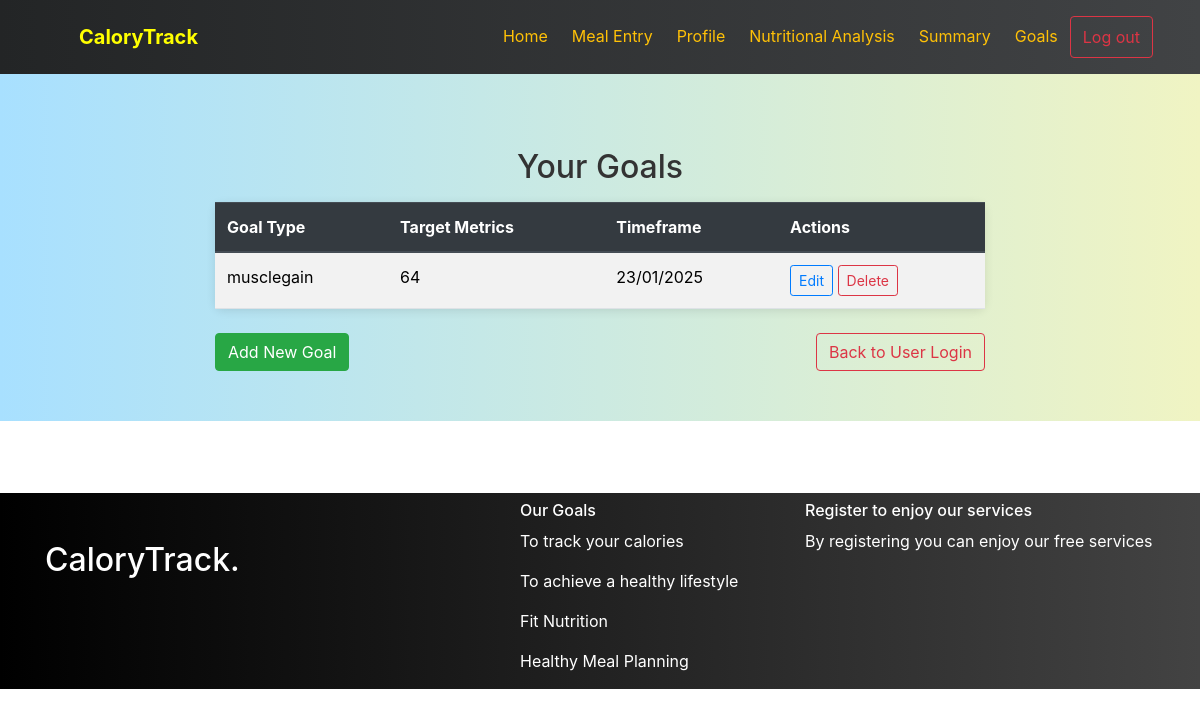
Page /goals/ (signed in) on the committed database.
### macroNutrientApp/models.py (models this page shows, shortened)
class GoalSetting(models.Model):
    GOAL_TYPES = [
        ('weightloss', 'Weight Loss'),
        ('musclegain', 'Muscle Gain'),
    ]
    user = models.ForeignKey(User, on_delete=models.CASCADE)
    goal_type = models.CharField(max_length=20, choices=GOAL_TYPES)
    target_metrics = models.CharField(max_length=100)
    timeframe = models.CharField(max_length=50)

### macroNutrientApp/views.py (the view)
# urls.py: path('goals/',views.goals,name="goals"),
@login_required
def goals(request):
    if request.method == 'POST':
        goal_type = request.POST.get('goaltype')
        target_metrics = request.POST.get('targetmetrics')
        timeframe = request.POST.get('timeframe')
        existing_goal = GoalSetting.objects.filter(user=request.user).first()
        if existing_goal:
            sweetify.warning(request, "You already have a goal set. Please edit or delete the existing goal before adding a new one.")
            return redirect('goals')  # Redirect back to the goals page
        goal_setting = GoalSetting(user=request.user, goal_type=goal_type, target_metrics=target_metrics, timeframe=timeframe)
        goal_setting.save()
        sweetify.success(request, "Goal set successfully!")
        return redirect('goals')
    else:
        existing_goals = GoalSetting.objects.filter(user=request.user)
        return render(request, 'goals.html', {'existing_goals': existing_goals})

### macroNutrientApp/templates/goals.html (shortened to what this page needs)
{% extends 'base.html' %}
{% block content %}
<section id="goal-setting" class="goal-setting-section">
  <div class="container" style="max-width: 800px; margin: auto;">
    <h2 class="text-center mt-5">Your Goals</h2>
    <table class="table table-striped mt-3">
      <thead class="thead-dark">
        <tr>
          <th>Goal Type</th>
          <th>Target Metrics</th>
          <th>Timeframe</th>
          <th>Actions</th>
        </tr>
      </thead>
      <tbody>
        {% for goal in existing_goals %}
          <tr>
            <td>{{ goal.goal_type }}</td>
            <td>{{ goal.target_metrics }}</td>
            <td>{{ goal.timeframe }}</td>
            <td>
              <button type="button" class="btn btn-sm btn-outline-primary" data-toggle="modal" data-target="#editGoalModal{{ goal.id }}">Edit</button>
              <a href="{% url 'delete_goal' goal.id %}" class="btn btn-sm btn-outline-danger">Delete</a>
            </td>
          </tr>
        {% empty %}
          <tr>
            <td colspan="4" class="text-center">No goals set.</td>
          </tr>
        {% endfor %}
      </tbody>
    </table>
    <div class="d-flex justify-content-between mt-4">
      <button type="button" class="btn btn-success" data-toggle="modal" data-target="#addGoalModal">Add New Goal</button>
      <a href="{% url 'userlogin' %}" class="btn btn-outline-danger">Back to User Login</a>
    </div>
  </div>
</section>
<link href="https://maxcdn.bootstrapcdn.com/bootstrap/4.5.2/css/bootstrap.min.css" rel="stylesheet">
{% endblock %}

### macroNutrientApp/templates/goals.html (style rules this page uses)
.goal-setting-section { padding: 100px 0 50px; background: linear-gradient(to right, #a8e0ff, #f0f4c3); color: #333; }
.table { background: #fff; border-radius: 8px; box-shadow: 0 2px 10px rgba(0, 0, 0, 0.1); }
.btn { border-radius: 5px; }

### rows in the picture
GoalSetting: goal_type "musclegain", target_metrics "64", timeframe "23/01/2025"
